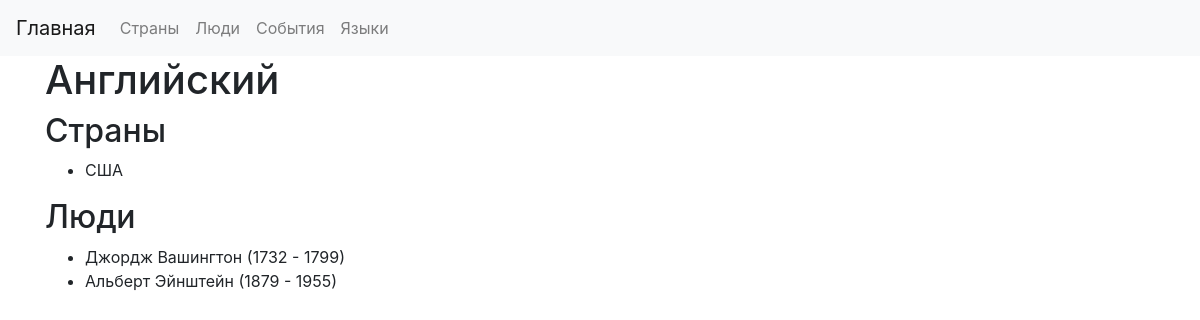
The app's page /languages/2 with its own data.
### app.py (models this page shows)
class Language(db.Model):
    __tablename__ = "language"
    id = db.Column(db.Integer, primary_key=True)
    name = db.Column(db.String(255), nullable=False)
    countries = db.relationship("CountryLanguage", backref="language", lazy=True)
    people = db.relationship("PersonLanguage", backref="language", lazy=True)

class Country(db.Model):
    __tablename__ = "country"
    id = db.Column(db.Integer, primary_key=True)
    name = db.Column(db.String(255), nullable=False)
    area = db.Column(db.Float, nullable=False)
    population = db.Column(db.Integer, nullable=False)
    languages = db.relationship("CountryLanguage", backref="country", lazy=True)
    events = db.relationship("CountryEvent", backref="country", lazy=True)
    people = db.relationship("CountryPerson", backref="country", lazy=True)

class Person(db.Model):
    __tablename__ = "person"
    id = db.Column(db.Integer, primary_key=True)
    name = db.Column(db.String(255), nullable=False)
    birth_year = db.Column(db.Integer, nullable=False)
    death_year = db.Column(db.Integer, nullable=True)
    languages = db.relationship("PersonLanguage", backref="person", lazy=True)
    events = db.relationship("PersonEvent", backref="person", lazy=True)
    countries = db.relationship("CountryPerson", backref="person", lazy=True)

### app.py (the view)
@app.route("/languages/<int:id>")
def language(id):
    language = Language.query.get_or_404(id)
    countries = [cl.country for cl in language.countries]
    people = [pl.person for pl in language.people]
    return render_template(
        "language.html", language=language, countries=countries, people=people
    )

### templates/language.html
{% extends 'base.html' %}
{% block content %}
<h1>{{ language.name }}</h1>
<h2>Страны</h2>
<ul>
    {% for country in countries %}
    <li>{{ country.name }}</li>
    {% endfor %}
</ul>
<h2>Люди</h2>
<ul>
    {% for person in people %}
    <li>{{ person.name }} ({{ person.birth_year }} - {{ person.death_year }})</li>
    {% endfor %}
</ul>
{% endblock %}

### records on screen
Language: name "Английский"
Country: name "США"
Person: name "Джордж Вашингтон", birth_year "1732", death_year "1799"
Person: name "Альберт Эйнштейн", birth_year "1879", death_year "1955"
